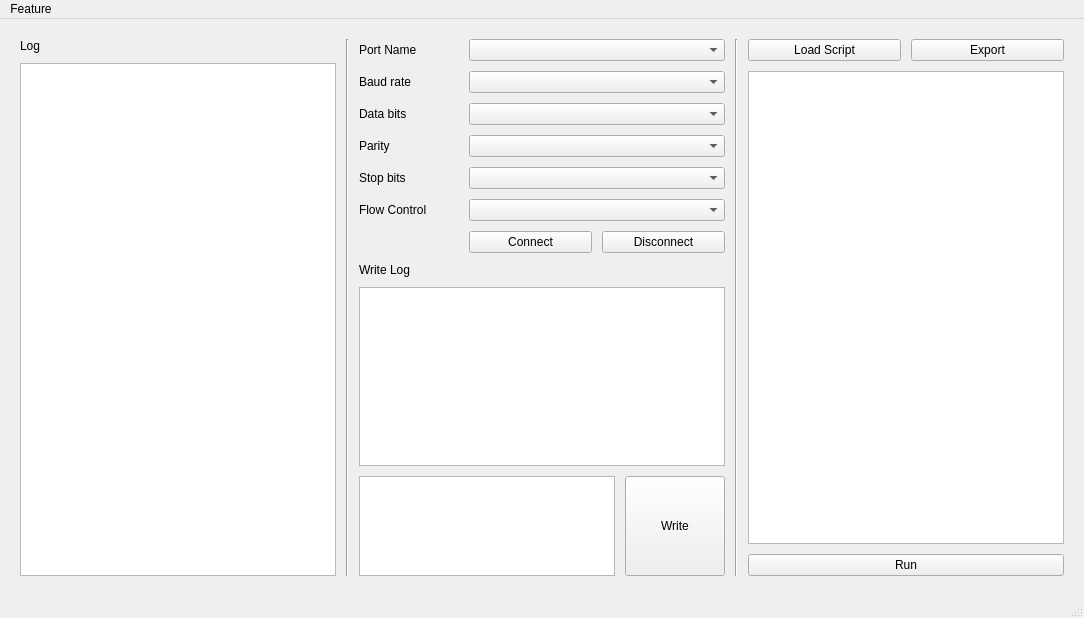
<?xml version="1.0" encoding="UTF-8"?>
<ui version="4.0">
 <class>MainWindow</class>
 <widget class="QMainWindow" name="MainWindow">
  <property name="geometry">
   <rect>
    <x>0</x>
    <y>0</y>
    <width>1084</width>
    <height>618</height>
   </rect>
  </property>
  <property name="windowTitle">
   <string>MainWindow</string>
  </property>
  <widget class="QWidget" name="centralwidget">
   <layout class="QHBoxLayout" name="horizontalLayout_4">
    <property name="spacing">
     <number>10</number>
    </property>
    <property name="leftMargin">
     <number>20</number>
    </property>
    <property name="topMargin">
     <number>20</number>
    </property>
    <property name="rightMargin">
     <number>20</number>
    </property>
    <property name="bottomMargin">
     <number>20</number>
    </property>
    <item>
     <layout class="QVBoxLayout" name="verticalLayout_3">
      <item>
       <widget class="QLabel" name="label_log">
        <property name="text">
         <string>Log</string>
        </property>
       </widget>
      </item>
      <item>
       <widget class="QListWidget" name="list_log"/>
      </item>
     </layout>
    </item>
    <item>
     <widget class="Line" name="line">
      <property name="orientation">
       <enum>Qt::Vertical</enum>
      </property>
     </widget>
    </item>
    <item>
     <layout class="QVBoxLayout" name="verticalLayout_2">
      <item>
       <layout class="QGridLayout" name="gridLayout">
        <item row="5" column="0">
         <widget class="QLabel" name="label_flow_control">
          <property name="minimumSize">
           <size>
            <width>100</width>
            <height>0</height>
           </size>
          </property>
          <property name="text">
           <string>Flow Control</string>
          </property>
         </widget>
        </item>
        <item row="1" column="0">
         <widget class="QLabel" name="label_baud_rate">
          <property name="minimumSize">
           <size>
            <width>100</width>
            <height>0</height>
           </size>
          </property>
          <property name="text">
           <string>Baud rate</string>
          </property>
         </widget>
        </item>
        <item row="2" column="0">
         <widget class="QLabel" name="label_data_bits">
          <property name="text">
           <string>Data bits</string>
          </property>
         </widget>
        </item>
        <item row="0" column="0">
         <widget class="QLabel" name="label_port_name">
          <property name="minimumSize">
           <size>
            <width>100</width>
            <height>0</height>
           </size>
          </property>
          <property name="text">
           <string>Port Name</string>
          </property>
         </widget>
        </item>
        <item row="2" column="1" colspan="3">
         <widget class="QComboBox" name="combo_box_data_bits">
          <property name="minimumSize">
           <size>
            <width>200</width>
            <height>0</height>
           </size>
          </property>
         </widget>
        </item>
        <item row="3" column="0">
         <widget class="QLabel" name="label_parity">
          <property name="text">
           <string>Parity</string>
          </property>
         </widget>
        </item>
        <item row="1" column="1" colspan="3">
         <widget class="QComboBox" name="combo_box_baud_rate">
          <property name="minimumSize">
           <size>
            <width>200</width>
            <height>0</height>
           </size>
          </property>
         </widget>
        </item>
        <item row="0" column="1" colspan="3">
         <widget class="QComboBox" name="combo_box_port_name">
          <property name="minimumSize">
           <size>
            <width>200</width>
            <height>0</height>
           </size>
          </property>
         </widget>
        </item>
        <item row="4" column="0">
         <widget class="QLabel" name="label_port_stop_bits">
          <property name="text">
           <string>Stop bits</string>
          </property>
         </widget>
        </item>
        <item row="4" column="1" colspan="3">
         <widget class="QComboBox" name="combo_box_stop_bits">
          <property name="minimumSize">
           <size>
            <width>200</width>
            <height>0</height>
           </size>
          </property>
         </widget>
        </item>
        <item row="5" column="1" colspan="3">
         <widget class="QComboBox" name="combo_box_flow_control">
          <property name="minimumSize">
           <size>
            <width>200</width>
            <height>0</height>
           </size>
          </property>
         </widget>
        </item>
        <item row="3" column="1" colspan="3">
         <widget class="QComboBox" name="combo_box_parity">
          <property name="minimumSize">
           <size>
            <width>200</width>
            <height>0</height>
           </size>
          </property>
         </widget>
        </item>
        <item row="6" column="1" colspan="3">
         <layout class="QHBoxLayout" name="horizontalLayout">
          <item>
           <widget class="QPushButton" name="button_connect">
            <property name="text">
             <string>Connect</string>
            </property>
           </widget>
          </item>
          <item>
           <widget class="QPushButton" name="button_disconnect">
            <property name="text">
             <string>Disconnect</string>
            </property>
           </widget>
          </item>
         </layout>
        </item>
       </layout>
      </item>
      <item>
       <layout class="QVBoxLayout" name="verticalLayout">
        <item>
         <widget class="QLabel" name="label_write_log">
          <property name="text">
           <string>Write Log</string>
          </property>
         </widget>
        </item>
        <item>
         <widget class="QListWidget" name="list_write_log"/>
        </item>
        <item>
         <layout class="QHBoxLayout" name="horizontalLayout_2">
          <item>
           <widget class="QPlainTextEdit" name="input_write">
            <property name="minimumSize">
             <size>
              <width>120</width>
              <height>100</height>
             </size>
            </property>
            <property name="maximumSize">
             <size>
              <width>16777215</width>
              <height>100</height>
             </size>
            </property>
           </widget>
          </item>
          <item>
           <widget class="QPushButton" name="button_write">
            <property name="sizePolicy">
             <sizepolicy hsizetype="Expanding" vsizetype="Expanding">
              <horstretch>0</horstretch>
              <verstretch>0</verstretch>
             </sizepolicy>
            </property>
            <property name="minimumSize">
             <size>
              <width>100</width>
              <height>100</height>
             </size>
            </property>
            <property name="maximumSize">
             <size>
              <width>100</width>
              <height>100</height>
             </size>
            </property>
            <property name="text">
             <string>Write</string>
            </property>
           </widget>
          </item>
         </layout>
        </item>
       </layout>
      </item>
     </layout>
    </item>
    <item>
     <widget class="Line" name="line_2">
      <property name="orientation">
       <enum>Qt::Vertical</enum>
      </property>
     </widget>
    </item>
    <item>
     <layout class="QVBoxLayout" name="verticalLayout_4">
      <item>
       <layout class="QHBoxLayout" name="horizontalLayout_3">
        <item>
         <widget class="QPushButton" name="button_load_script">
          <property name="text">
           <string>Load Script</string>
          </property>
         </widget>
        </item>
        <item>
         <widget class="QPushButton" name="button_export">
          <property name="text">
           <string>Export</string>
          </property>
         </widget>
        </item>
       </layout>
      </item>
      <item>
       <widget class="QPlainTextEdit" name="input_script"/>
      </item>
      <item>
       <widget class="QPushButton" name="button_run_script">
        <property name="text">
         <string>Run</string>
        </property>
        <property name="checkable">
         <bool>true</bool>
        </property>
       </widget>
      </item>
     </layout>
    </item>
   </layout>
  </widget>
  <widget class="QMenuBar" name="menubar">
   <property name="geometry">
    <rect>
     <x>0</x>
     <y>0</y>
     <width>1084</width>
     <height>21</height>
    </rect>
   </property>
   <widget class="QMenu" name="menu_feature">
    <property name="title">
     <string>Feature</string>
    </property>
    <addaction name="action_new"/>
   </widget>
   <addaction name="menu_feature"/>
  </widget>
  <widget class="QStatusBar" name="statusbar"/>
  <action name="action_new">
   <property name="text">
    <string>New</string>
   </property>
  </action>
 </widget>
 <pixmapfunction>MainWindow.get_image_path</pixmapfunction>
 <resources/>
 <connections/>
</ui>
